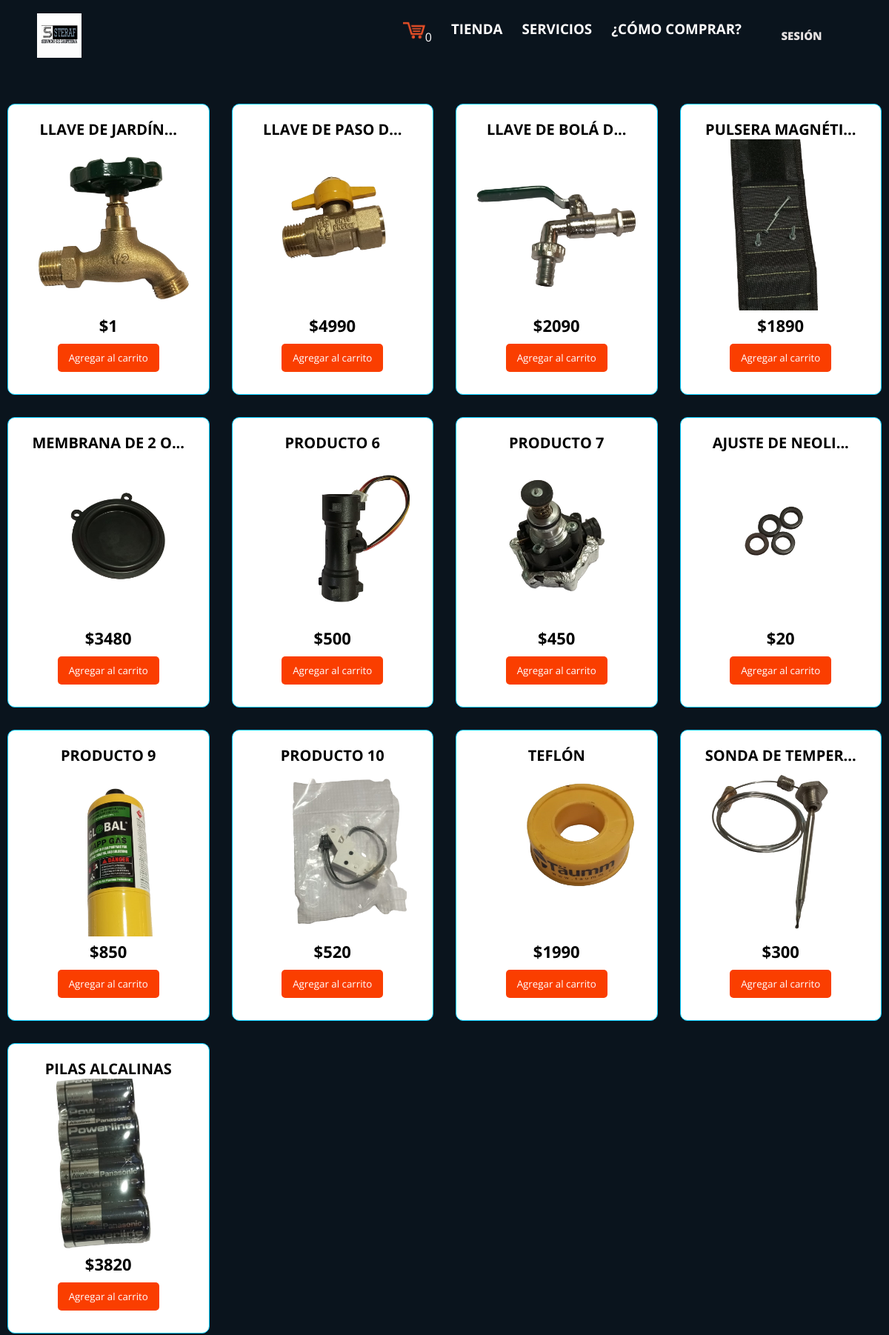
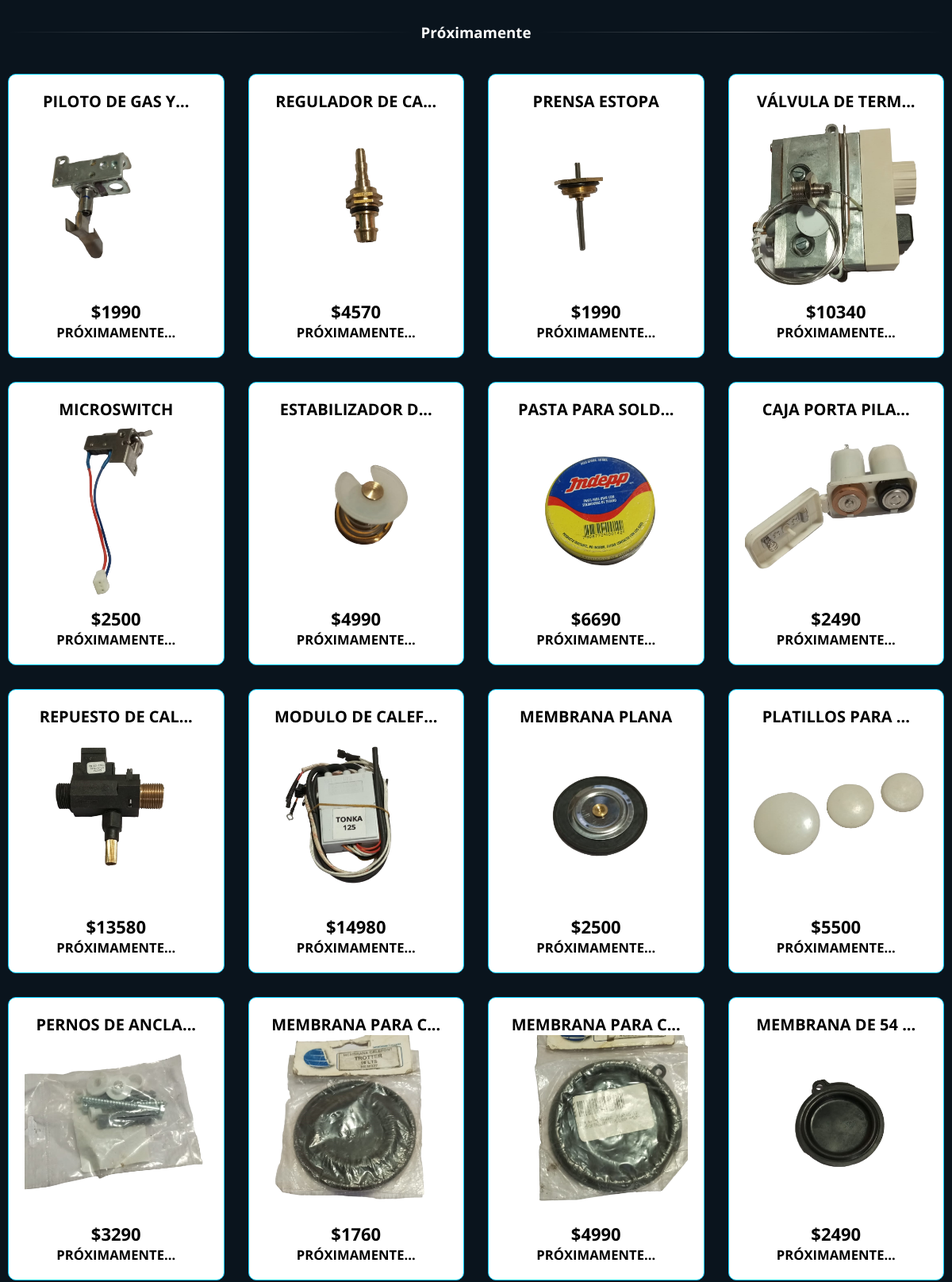
/catalogo.php (upper part), run on the app's committed database (2 pictures, top to bottom).
### tables this page shows
CREATE TABLE `productos` (
  `id` int(11) NOT NULL,
  `nombre` varchar(100) NOT NULL,
  `precio` int(11) NOT NULL,
  `cantidad` int(11) NOT NULL,
  `descripcion` text DEFAULT NULL,
  `imagen` varchar(255) DEFAULT NULL,
  `disponible` tinyint(1) NOT NULL DEFAULT 1
);

### catalogo.php (the view, shortened to what this page needs)
<?php
include 'plantillas/cabecera.php';
?>
<link rel="stylesheet" href="catalogo.css">
<section class="contenedor">
    <div class="contenedor-items">
    <?php
        $consulta = "SELECT * FROM productos WHERE disponible = 1 AND cantidad > 0";
        $resultado = $conexion->query($consulta);
        if ($resultado->num_rows > 0) {
            while ($producto = $resultado->fetch_assoc()) {
    ?>
                <div class="item" onclick="redireccionar('producto.php?id=<?php echo $producto['id']; ?>')">
                    <span class="titulo-item"><?php echo $producto['nombre']; ?></span>
                    <img
                        title="<?php echo $producto['nombre']; ?>"
                        src="img/<?php echo $producto['imagen']; ?>"
                        alt="<?php echo $producto['nombre']; ?>"
                        class="img-item"
                    >
                    <span class="precio-item">$<?php echo $producto['precio']; ?></span>
                    <form action="" method="post">
                        <button class="boton-item" name="btnAccion" value="Agregar" type="submit" onclick="event.stopPropagation();">Agregar al carrito</button>
                    </form>
                </div>
    <?php
            }
        } else {
            echo "No hay productos disponibles.";
        }
    ?>
</div>
</section>
<div class="proximo">
    <div class="linea"></div>
        <h3>Próximamente</h3>
    <div class="linea"></div>
</div>
<section class="contenedor">
    <div class="contenedor-items">
    <?php
        $consulta = "SELECT * FROM productos WHERE disponible = 0 OR cantidad = 0";
        $resultado = $conexion->query($consulta);
        if ($resultado->num_rows > 0) {
            while ($producto = $resultado->fetch_assoc()) {
    ?>
                <div class="item">
                    <span class="titulo-item"><?php echo $producto['nombre']; ?></span>
                    <img
                        title="<?php echo $producto['nombre']; ?>"
                        src="img/<?php echo $producto['imagen']; ?>"
                        alt="<?php echo $producto['nombre']; ?>"
                        class="img-item"
                    >
                    <span class="precio-item">$<?php echo $producto['precio']; ?></span>
                    <form action="" method="post">
                        <span class="titulo-item"><h5>Próximamente...</h5></span>
                    </form>
                </div>
    <?php
            }
        } else {
            echo "No hay productos disponibles...";
        }
    ?>
</div>
</section>

### plantillas/cabecera.php (shortened to what this page needs)
<!DOCTYPE html>
<html lang="en">
<head>
  <link rel="stylesheet" href="plantillas/cabecera.css">
</head>
<body>
    <header>
        <a href="index.php"><img src="img/steraf.jpeg" alt="" style="height: 60px; width: 60px;"></a>
        <nav>
            <ul>
                <li>
                    <a href="mostrarCarrito.php"><img src="img/carrito.png" alt="" style="height: 30px; width: 30px;"><span id="cantidad-carrito"><?php echo (empty($_SESSION['CARRITO']))?0:count($_SESSION['CARRITO']); ?></span></a>
                </li>
                <li>
                    <a href="catalogo.php"><h3>Tienda</h3></a>
                </li>
                <li>
                    <a href="servicios.php"><h3>Servicios</h3></a>
                </li>
                <li>
                    <a href="ComoComprar.php"><h3>¿Cómo comprar?</h3></a>
                </li>
                <li>
                    <?php if(isset($_SESSION['rol'])): ?>
                        <a href="usuarios.php">
                            <button id="btn_login">
                                <span class="btn_login">
                                    sesión
                                </span>
                            </button>
                        </a>
                    <?php else: ?>
                        <a href="login.php">
                            <button id="btn_login">
                                <span class="btn_login">
                                    sesión
                                </span>
                            </button>
                        </a>
                    <?php endif; ?>
                </li>
            </ul>
        </nav>
    </header>

### plantillas/cabecera.css (style rules this page uses)
* { font-family: 'Open Sans', sans-serif; margin: 0; padding: 0; text-decoration: none; list-style: none; box-sizing: border-box; }
header { background: #0a141d; width: 100%; height: 100px; display: flex; align-items: center; justify-content: space-between; padding: 0 50px; }
header nav ul { display: flex; }
header nav ul li a { display: inline-block; color: #fffefe; padding: 5px 0; margin: 0 10px; border: 3px solid transparent; text-transform: uppercase; transition: 0.2s; }
.btn_login { width: 100px; height: auto; float: left; transition: .5s linear; position: relative; display: block; overflow: hidden; padding: 12px; text-align: center; margin: 0 5px; background: transparent; text-transform: uppercase; font-weight: 900; }
.btn_login:before { position: absolute; content: ''; left: 0; bottom: 0; height: 4px; width: 100%; border-bottom: 4px solid transparent; border-left: 4px solid transparent; box-sizing: border-box; transform: translateX(100%); }
.btn_login:after { position: absolute; content: ''; top: 0; left: 0; width: 100%; height: 4px; border-top: 4px solid transparent; border-right: 4px solid transparent; box-sizing: border-box; transform: translateX(-100%); }
#btn_login { font-size: 15px; color: rgb(229, 225, 225); text-decoration: none; cursor: pointer; outline: none; border: none; background: transparent; }

### catalogo.css (style rules this page uses)
* { font-family: 'Open Sans', sans-serif; }
body { background-color: #0a141d; color: rgb(255, 255, 255); }
.contenedor { max-width: 1200px; padding: 10px; margin: auto; display: flex; justify-content: space-between; contain: paint; }
.contenedor .contenedor-items { margin-top: 30px; display: grid; grid-template-columns: repeat(auto-fit, minmax(220px, 1fr)); grid-gap:30px; grid-row-gap: 30px; width: 100%; transition: .3s; }
.contenedor .contenedor-items .item { max-width: 300px; margin: auto; border: 1px solid #00ccff; border-radius: 10px; padding: 20px; transition: .3s; background-color: #fff; }
.contenedor .contenedor-items .item .img-item { width: 100%; }
.contenedor .contenedor-items .item .titulo-item { display: block; font-weight: bold; text-align: center; text-transform: uppercase; font-size: 20px; color: #000000; }
.contenedor .contenedor-items .item .precio-item { display: block; text-align: center; font-weight: bold; font-size: 22px; color: #000000; }
.contenedor .contenedor-items .item .boton-item { display: block; margin: 10px auto; border: none; background-color: rgb(250, 62, 0); color: #fff; padding: 10px 15px; border-radius: 5px; cursor: pointer; }
.proximo { display: flex; align-items: center; justify-content: center; margin-top: 20px; }
.linea { flex: 1; height: 1px; background-image: linear-gradient(to right, transparent, rgba(255, 255, 255, 0.299), transparent); margin: 0 10px; }

### plantillas/pie.css (style rules this page uses)
* { margin: 0; padding: 0; box-sizing: border-box; font-family: 'Open Sans', sans-serif; }

### data on the page
productos: imagen (picture), precio "1"
productos: nombre+imagen (picture), precio "4990"
productos: imagen (picture), precio "2090"
productos: imagen (picture), precio "1890"
productos: imagen (picture), precio "3480"
productos: nombre "PRODUCTO 6", imagen (picture), precio "500"
productos: nombre "PRODUCTO 7", imagen (picture), precio "450"
productos: imagen (picture), precio "20"
productos: nombre "PRODUCTO 9", imagen (picture), precio "850"
productos: nombre "PRODUCTO 10", imagen (picture), precio "520"
productos: nombre "TEFLÓN", imagen (picture), precio "1990"
productos: imagen (picture), precio "300"
productos: nombre "PILAS ALCALINAS", imagen (picture), precio "3820"
productos: imagen (picture), precio "1990"
productos: imagen (picture), precio "4570"
productos: nombre "PRENSA ESTOPA", imagen (picture), precio "1990"
productos: imagen (picture), precio "10340"
productos: nombre "MICROSWITCH", imagen (picture), precio "2500"
productos: imagen (picture), precio "4990"
productos: imagen (picture), precio "6690"
productos: imagen (picture), precio "2490"
productos: imagen (picture), precio "13580"
productos: imagen (picture), precio "14980"
productos: nombre "MEMBRANA PLANA", imagen (picture), precio "2500"
productos: imagen (picture), precio "5500"
productos: imagen (picture), precio "3290"
productos: imagen (picture), precio "1760"
productos: imagen (picture), precio "4990"
productos: imagen (picture), precio "2490"
